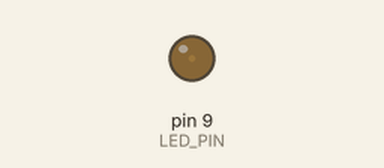
A sketch run on a simulated Arduino Uno, built with avr-gcc and run on an emulated ATmega328P. Shown: output pins drawn as LEDs (lit = HIGH).

Above: at 0.05 s.
At 1.25 s:
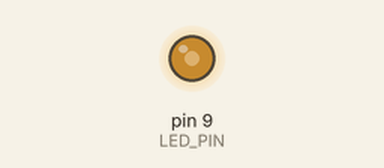
At 2.15 s:
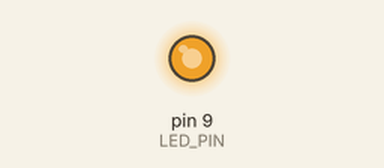
At 4.3 s:
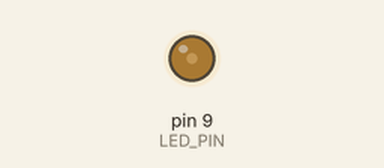
Timing chart, 0 to 6.2 s (numbered marks = the images above):
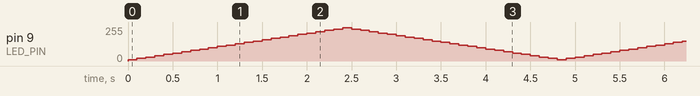

The sketch:

breathing_led.ino
```cpp
/**
 * Breathing LED Project
 *
 * A simple LED breathing effect generation program which uses one of
 * the PWM pins present on the board to generate the breathing effect
 * of the LED connected to it.
 *
 */

const int LED_PIN = 9;

void setup() {
    pinMode(LED_PIN, OUTPUT);
}

void loop() {
    for (int i = 10; i < 250; i += 10) {
        analogWrite(LED_PIN, i);
        delay(100);
    }
    for (int i = 250; i > 10; i -= 10) {
        analogWrite(LED_PIN, i);
        delay(100);
    }
}
```
